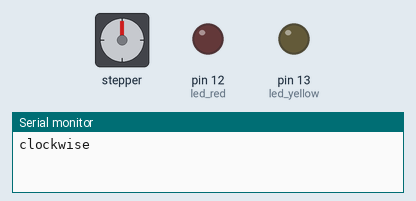
A sketch run on a simulated Arduino Uno, built with avr-gcc and run on an emulated ATmega328P. On the bench: stepper motor, output pins drawn as LEDs (lit = HIGH), the last lines printed to the serial monitor. Stepper angles assume 2048 steps per turn.

Above: at 0.05 s.
At 1.15 s:
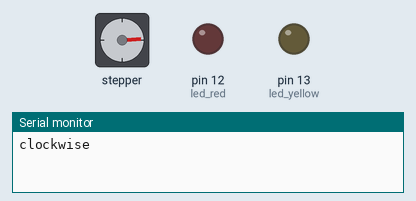
At 2.25 s:
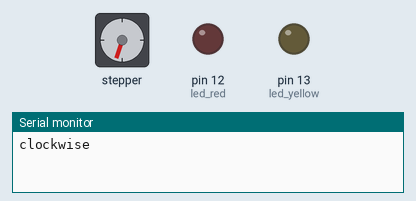
At 4.5 s:
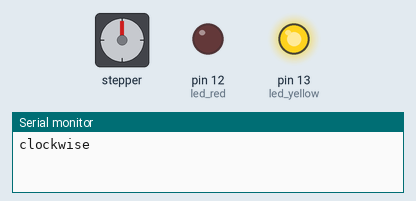
At 6.75 s:
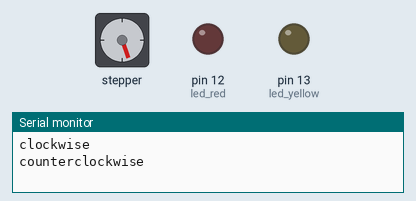
At 9.0 s:
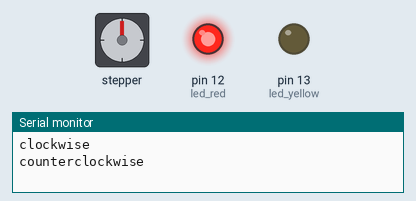
Timing chart, 0 to 11.8 s (numbered marks = the images above):
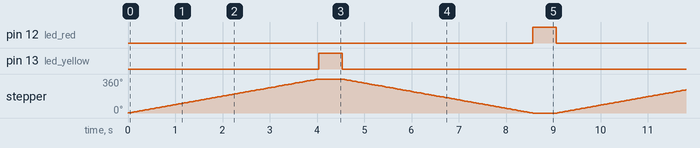

The sketch:

Dong_co_buoc.ino
```cpp
#include<Stepper.h>

const int stepsPerRevolution = 2048;
int led_yellow = 13;
int led_red = 12;

Stepper myStepper(stepsPerRevolution, 8, 10, 9, 11);


void setup() {
  // put your setup code here, to run once:
  pinMode(led_yellow,OUTPUT);
  pinMode(led_red,OUTPUT);

  myStepper.setSpeed(15);
  Serial.begin(9600);
}

void loop() {
  // put your main code here, to run repeatedly:
  myStepper.setSpeed(15);
  Serial.println("clockwise");
  myStepper.step(stepsPerRevolution);
  digitalWrite(led_yellow,HIGH);
  delay(500);
  digitalWrite(led_yellow,LOW);

  Serial.println("counterclockwise");
  myStepper.step(-stepsPerRevolution);
  digitalWrite(led_red,HIGH);
  delay(500);
  digitalWrite(led_red,LOW);
}
```

Measured:
- by itself, pin 12 (led_red), pin 13 (led_yellow): alternates HIGH for 0.50 s and LOW for 8.6 s
- by itself, stepper: turns 360° clockwise in 4.0 s, then 360° counter-clockwise in 4.0 s, repeating every 9.1 s
